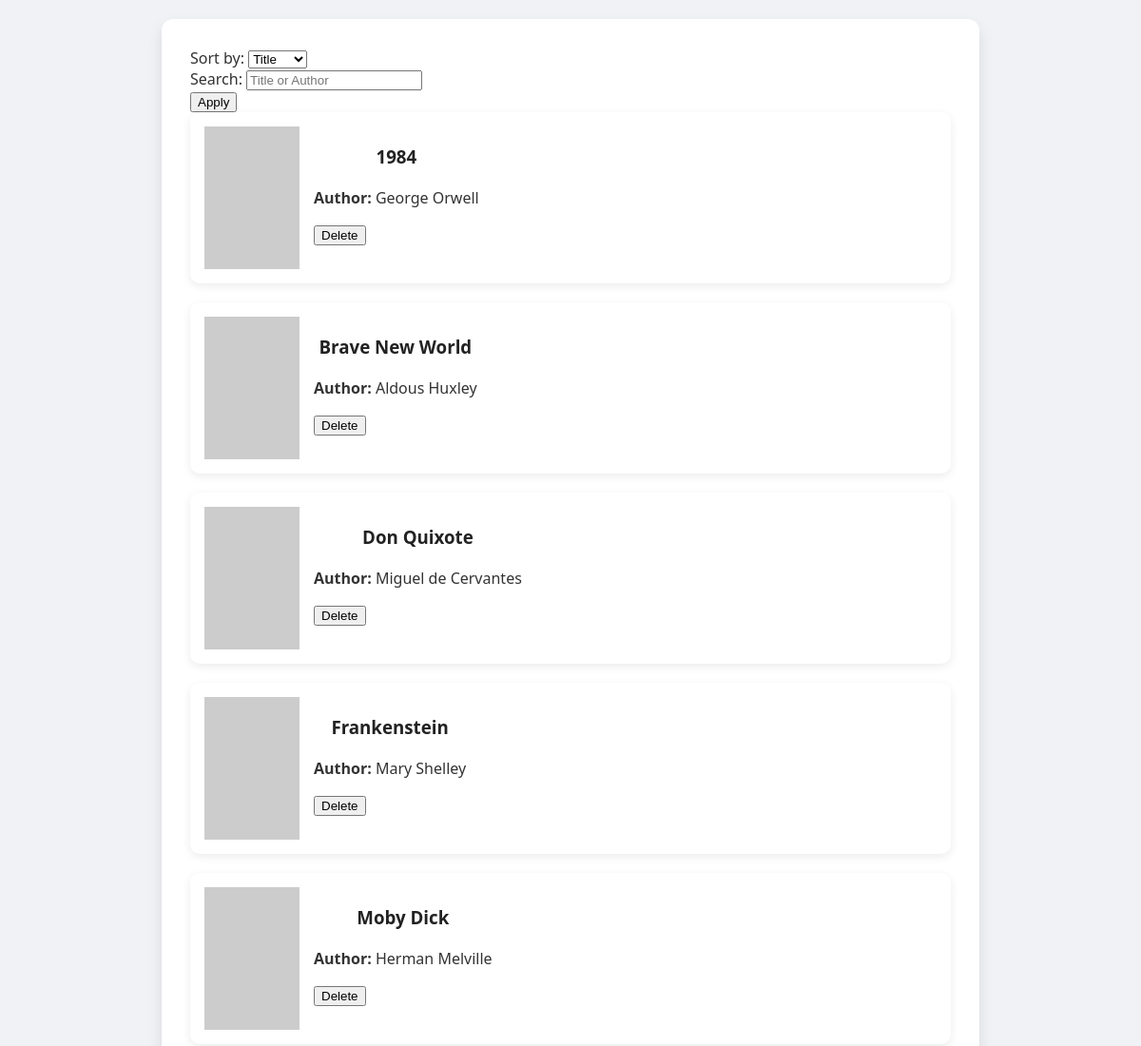
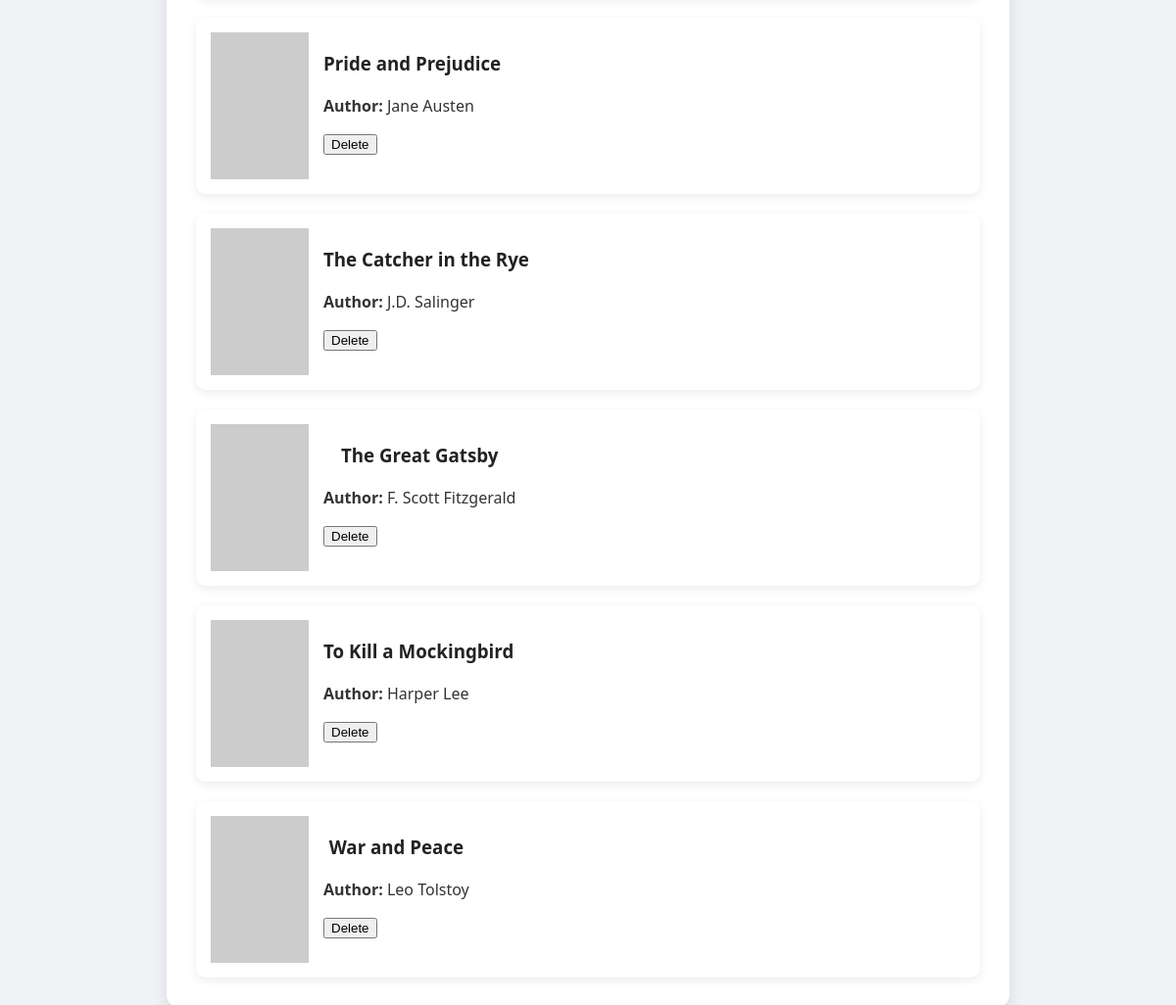
The page / on the database its author committed (2 pictures, top to bottom).
### data_models.py (models this page shows, shortened)
class Book(db.Model):
    __tablename__ = "books"
    id = Column(Integer, primary_key=True, autoincrement=True)
    author_id = Column(Integer, ForeignKey('authors.id'))
    isbn = Column(String)
    title = Column(String)
    publication_year = Column(Date)
    author = db.relationship('Author', backref='books')

class Author(db.Model):
    __tablename__ = 'authors'
    id = Column(Integer, primary_key=True, autoincrement=True)
    name = Column(String)
    birth_date = Column(Date)
    date_of_death = Column(Date)

### app.py (the view, shortened to what this page needs)
@app.route('/')
def index():
    sort_by = request.args.get('sort_by', 'title')
    search = request.args.get('search', '').lower()
    query = Book.query.join(Author)
    if sort_by == 'author':
        query = query.order_by(Author.name)
    else:
        query = query.order_by(Book.title)
    books = query.all()
    return render_template('home.html', books=books, sort_by=sort_by, search=search)

### templates/home.html (shortened to what this page needs)
<!DOCTYPE html>
<html lang="en">
<head>
  <link rel="stylesheet" href="{{ url_for('static', filename='style.css') }}" />
</head>
<body>
  <section class="container">
    <form class="form-inline" method="GET" action="/">
      <div class="form-group">
        <label for="sort_by">Sort by:</label>
        <select name="sort_by" id="sort_by">
          <option value="title" {% if sort_by == 'title' %}selected{% endif %}>Title</option>
        </select>
      </div>
      <div class="form-group">
        <label for="search">Search:</label>
        <input type="text" id="search" name="search" value="{{ search or '' }}" placeholder="Title or Author" />
      </div>
      <button type="submit" class="btn">Apply</button>
    </form>
    <div class="book-list">
      {% for book in books %}
        <div class="book-card">
          <img src="https://covers.openlibrary.org/b/isbn/{{ book.isbn }}-M.jpg"
               alt="Cover"
               onerror="this.src='https://via.placeholder.com/100x150?text=No+Cover';" />
          <div class="book-info">
            <h3>{{ book.title }}</h3>
            <p><strong>Author:</strong> {{ book.author.name }}</p>
            <form action="{{ url_for('delete_book', book_id=book.id) }}" method="POST">
              <button type="submit" class="btn danger"
                      onclick="return confirm('Are you sure you want to delete this book?')">Delete</button>
            </form>
          </div>
        </div>
      {% endfor %}
    </div>
  </section>
</body>
</html>

### static/style.css (style rules this page uses)
body { font-family: 'Segoe UI', Tahoma, Geneva, Verdana, sans-serif; background: #f0f2f5; margin: 0; padding: 20px; color: #333; }
.container { max-width: 800px; margin: auto; background: #fff; padding: 30px; border-radius: 12px; box-shadow: 0 8px 16px rgba(0, 0, 0, 0.1); }
h1, h2, h3 { color: #222; margin-bottom: 20px; text-align: center; }
.book-list { display: flex; flex-direction: column; gap: 20px; }
.book-card { display: flex; gap: 15px; background: #fff; border-radius: 10px; padding: 15px; box-shadow: 0 3px 10px rgba(0, 0, 0, 0.08); }

### rows shown on the page
Book: title "1984", author.name "George Orwell"
Book: title "Brave New World", author.name "Aldous Huxley"
Book: title "Don Quixote", author.name "Miguel de Cervantes"
Book: title "Frankenstein", author.name "Mary Shelley"
Book: title "Moby Dick", author.name "Herman Melville"
Book: title "Pride and Prejudice", author.name "Jane Austen"
Book: title "The Catcher in the Rye", author.name "J.D. Salinger"
Book: title "The Great Gatsby", author.name "F. Scott Fitzgerald"
Book: title "To Kill a Mockingbird", author.name "Harper Lee"
Book: title "War and Peace", author.name "Leo Tolstoy"
